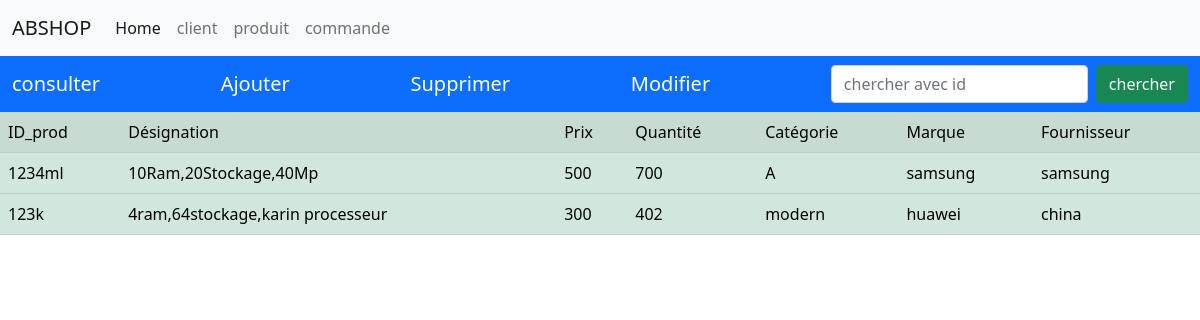
The page /php/produit.php on the database its author committed.
### tables this page shows
CREATE TABLE `produit` (
  `ID_prod` varchar(255) NOT NULL,
  `Désignation` varchar(255) NOT NULL,
  `Prix` float NOT NULL,
  `Quantité` int(255) NOT NULL,
  `Catégorie` varchar(255) NOT NULL,
  `Marque` varchar(255) NOT NULL,
  `Fournisseur` varchar(255) NOT NULL
);

### php/produit.php (the view, shortened to what this page needs)
<!doctype html>
<html>
    <head>
        <link href="css/bootstrap.min.css" rel="stylesheet" >
    </head>
    <body>
    <nav class="navbar navbar-expand-lg navbar-light bg-light">
        <div class="container-fluid">
          <a class="navbar-brand" href="#">ABSHOP</a>
          <div class="collapse navbar-collapse" id="navbarText">
            <ul class="navbar-nav me-auto mb-2 mb-lg-0">
              <li class="nav-item">
                <a class="nav-link active" aria-current="page" href="home.php">Home</a>
              </li>
              <li class="nav-item">
                <a class="nav-link" href="client.php">client</a>
              </li>
              <li class="nav-item">
                <a class="nav-link" href="produit.php">produit</a>
              </li>
              <li class="nav-item">
                <a class="nav-link" href="commande.php">commande</a>
              </li>
            </ul>
            </div>
        </div>
      </nav>
      <nav class="navbar navbar-dark bg-primary">
  <div class="container-fluid">
    <a class="navbar-brand" href="produit.php">consulter</a>
    <a class="navbar-brand" href="Ajouter.php">Ajouter</a>
    <a class="navbar-brand" href="supprimer.php">Supprimer</a>
    <a class="navbar-brand" href="modifier.php">Modifier</a>
    <form class="d-flex" method="post" action="chercher.php">
        <input class="form-control me-2" type="text" placeholder="chercher avec id " name="id" aria-label="Search">
        <button class="btn btn-success" type="submit">chercher</button>
      </form>
  </div>
</nav>
<table class="table table-success table-striped">
     <?php
include 'base.php';
$res=$db->query("SELECT * FROM `produit`" );
$Res=$res->fetchAll(PDO::FETCH_ASSOC);
for($i=0;$i<count($Res);$i++)
{
    echo "<tr >";
    foreach ($Res[$i] as $k=>$v)
    {
             if($i==0)
             {
               echo "<td>".$k."</td> ";
             }
    }
    echo "</tr>";
    echo "<tr>";
    foreach ($Res[$i] as $k=>$v)
    {
               echo "<td>".$v."</td> ";
    }
    echo "</tr>";
}
?>
</table>
</body>
</html>

### rows shown on the page
produit: ID_prod "1234ml", Désignation "10Ram,20Stockage,40Mp", Prix "500", Quantité "700", Catégorie "A", Marque "samsung", Fournisseur "samsung"
produit: ID_prod "123k", Désignation "4ram,64stockage,karin processeur", Prix "300", Quantité "402", Catégorie "modern", Marque "huawei", Fournisseur "china"

### other values the page prints
$k "ID_prod"
$k "Désignation"
$k "Prix"
$k "Quantité"
$k "Catégorie"
$k "Marque"
$k "Fournisseur"
